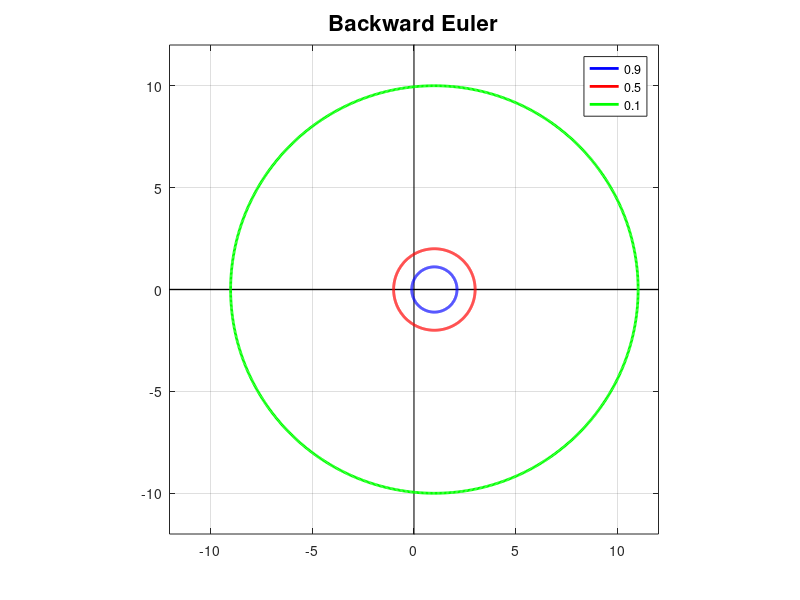
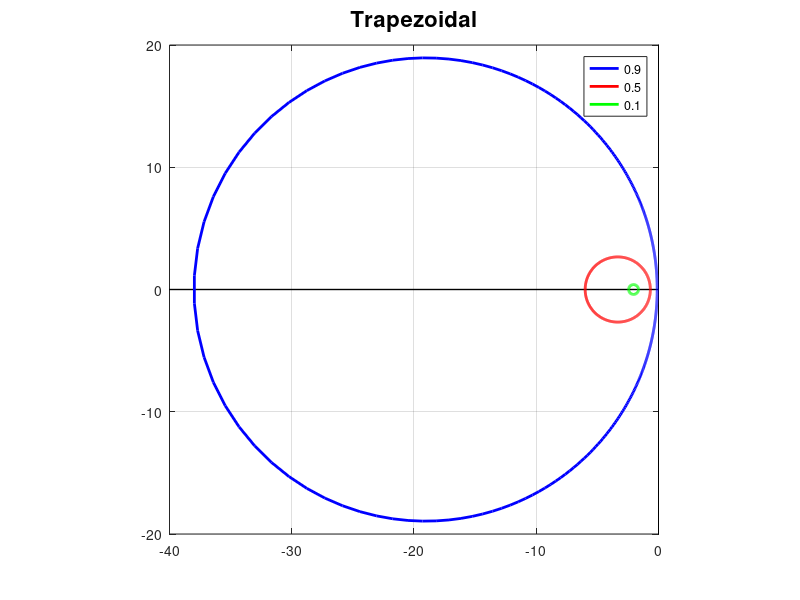
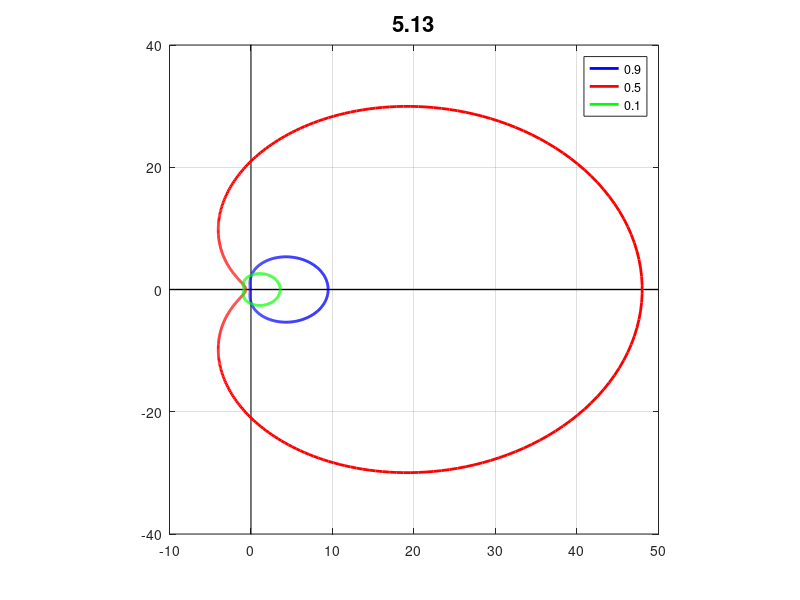

Write the MATLAB code that produced these figures, in order.
% 5.11 b) Problem Statement: Plot the delta-curves for backward Euler,
% trapezoidal, and (5.13) methods.

d = [0.9, 0.5, 0.1]; % delta
C = 'color'; 
x = [0 0]; y = [-50 50]; K = 'k'; LW = 'linewidth'; FS = 'fontsize';

% backward Euler
figure
plot(y,x,K,LW,1), hold on, plot(x,y,K)
t = linspace(0, 2*pi, 1000);
z = exp(1i*t);
r = d(1)*z-1;
s = d(1)*z;
l1 = plot(r./s,C,'b',LW,2);
r = d(2)*z-1;
s = d(2)*z;
l2 = plot(r./s,C,'r',LW,2); 
r = d(3)*z-1;
s = d(3)*z;
l3 = plot(r./s,C,'g',LW,2);
legend([l1,l2,l3],'0.9','0.5','0.1')
axis([-12 12 -12 12]), axis square, grid on
title('Backward Euler',FS,16)
saveas(gcf,'Backward.png')

% trapezoidal
figure
plot(y,x,K,LW,1), hold on, plot(x,y,K)
t = linspace(0, 2*pi, 1000);
z = exp(1i*t); 
r = d(1)*z-1;
s = (d(1)*z+1)/2;
l1 = plot(r./s,C,'b',LW,2);
r = d(2)*z-1;
s = (d(2)*z+1)/2;
l2 = plot(r./s,C,'r',LW,2);
r = d(3)*z-1;
s = (d(3)*z+1)/2;
l3 = plot(r./s,C,'g',LW,2);
legend([l1,l2,l3],'0.9','0.5','0.1')
axis([-40 0 -20 20]), axis square, grid on
title('Trapezoidal',FS,16)
saveas(gcf,'Trapezoidal.png')

% 5.13
figure
plot(y,x,K,LW,1), hold on, plot(x,y,K)
t = linspace(0, 2*pi, 1000);
z = exp(1i*t);
r = (d(1).*z).^2-d(1).*z;
s = (9*(d(1).*z).^2 + 6*d(1).*z +1)/16;
l1 = plot(r./s,C,'b',LW,2);
r = (d(2).*z).^2-d(2).*z;
s = (9*(d(2).*z).^2 + 6*d(2).*z +1)/16;
l2 = plot(r./s,C,'r',LW,2);
r = (d(3).*z).^2-d(3).*z;
s = (9*(d(3).*z).^2 + 6*d(3).*z +1)/16;
l3 = plot(r./s,C,'g',LW,2);
legend([l1,l2,l3],'0.9','0.5','0.1')
axis([-10 50 -40 40]), axis square, grid on
title('5.13',FS,16)
saveas(gcf,'5.13_Method.png')

disp('sss')